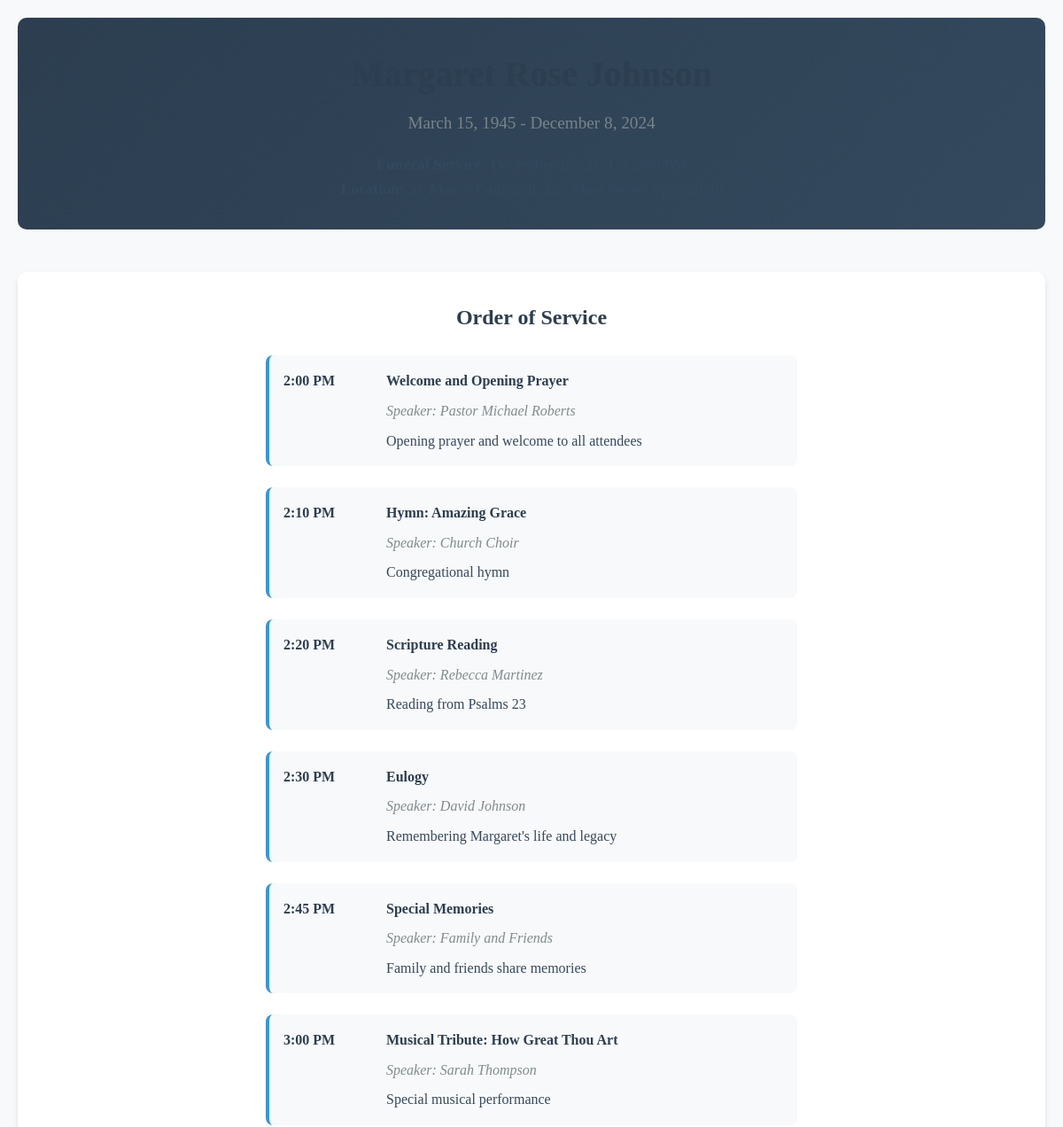
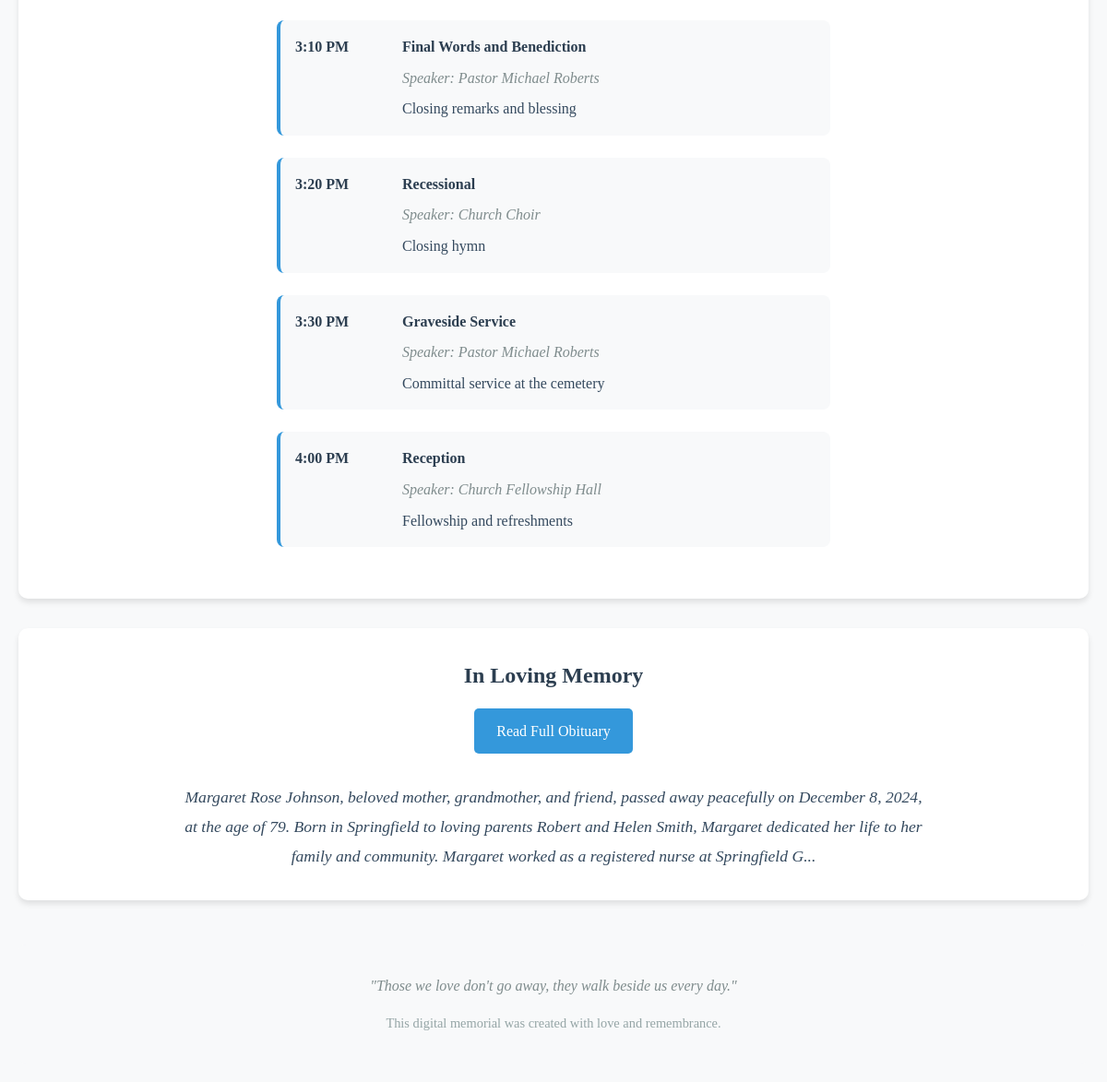
The page /api/funeral/program/360942cd-d16e-44bc-a817-ffb7544d4dce/view on the database its author committed (2 pictures, top to bottom).
### app/models/funeral.py (models this page shows)
class FuneralProgram(Base):
    __tablename__ = "funeral_programs"
    id = Column(Integer, primary_key=True, index=True)
    deceased_name = Column(String(255), nullable=False)
    date_of_birth = Column(String(50))
    date_of_death = Column(String(50))
    funeral_date = Column(String(50), nullable=False)
    funeral_location = Column(String(500), nullable=False)
    deceased_photo_url = Column(String(500))
    qr_code_id = Column(String(100), unique=True, index=True)
    is_active = Column(Boolean, default=True)
    created_at = Column(DateTime(timezone=True), server_default=func.now())
    updated_at = Column(DateTime(timezone=True), onupdate=func.now())
    program_events = relationship("ProgramEvent", back_populates="funeral_program", cascade="all, delete-orphan")
    obituary = relationship("Obituary", back_populates="funeral_program", uselist=False, cascade="all, delete-orphan")

class ProgramEvent(Base):
    __tablename__ = "program_events"
    id = Column(Integer, primary_key=True, index=True)
    funeral_program_id = Column(Integer, ForeignKey("funeral_programs.id"), nullable=False)
    time = Column(String(20), nullable=False)  # e.g., "10:00 AM"
    title = Column(String(255), nullable=False)
    description = Column(Text)
    speaker_name = Column(String(255))
    order_index = Column(Integer, nullable=False)  # For ordering events
    funeral_program = relationship("FuneralProgram", back_populates="program_events")

class Obituary(Base):
    __tablename__ = "obituaries"
    id = Column(Integer, primary_key=True, index=True)
    funeral_program_id = Column(Integer, ForeignKey("funeral_programs.id"), nullable=False)
    biography = Column(Text, nullable=False)
    family_details = Column(Text)
    special_message = Column(Text)
    photos = Column(JSON)  # Store list of photo URLs
    tributes = Column(JSON)  # Store list of tribute messages
    pdf_url = Column(String(500))  # URL to generated PDF
    created_at = Column(DateTime(timezone=True), server_default=func.now())
    updated_at = Column(DateTime(timezone=True), onupdate=func.now())
    funeral_program = relationship("FuneralProgram", back_populates="obituary")

### app/routers/funeral.py (the view)
@router.get("/program/{qr_code_id}/view", response_class=HTMLResponse)
async def view_program(request: Request, qr_code_id: str, db: Session = Depends(get_db)):
    program = db.query(FuneralProgram).filter(
        FuneralProgram.qr_code_id == qr_code_id,
        FuneralProgram.is_active == True
    ).first()
    if not program:
        raise HTTPException(status_code=404, detail="Funeral program not found")
    sorted_events = sorted(program.program_events, key=lambda x: x.order_index)
    return templates.TemplateResponse("funeral_program.html", {
        "request": request,
        "program": program,
        "events": sorted_events,
        "obituary": program.obituary
    })

### templates/funeral_program.html (shortened to what this page needs)
{% extends "base.html" %}
{% block content %}
<div class="container">
    <div class="header" style="text-align: center; margin-bottom: 3rem;">
        <h1 style="color: #2c3e50; margin-bottom: 0.5rem;">{{ program.deceased_name }}</h1>
        {% if program.date_of_birth and program.date_of_death %}
        <p style="font-size: 1.2rem; color: #7f8c8d; margin-bottom: 1rem;">
            {{ program.date_of_birth }} - {{ program.date_of_death }}
        </p>
        {% endif %}
        <p style="font-size: 1.1rem; color: #34495e;">
            <strong>Funeral Service:</strong> {{ program.funeral_date }}
        </p>
        <p style="font-size: 1.1rem; color: #34495e;">
            <strong>Location:</strong> {{ program.funeral_location }}
        </p>
    </div>
    {% if events %}
    <div class="card" style="margin-bottom: 2rem;">
        <h2 style="color: #2c3e50; margin-bottom: 1.5rem; text-align: center;">Order of Service</h2>
        <div style="max-width: 600px; margin: 0 auto;">
            {% for event in events %}
            <div style="display: flex; align-items: start; margin-bottom: 1.5rem; padding: 1rem; background: #f8f9fa; border-radius: 8px; border-left: 4px solid #3498db;">
                <div style="min-width: 100px; font-weight: bold; color: #2c3e50;">
                    {{ event.time }}
                </div>
                <div style="flex: 1; margin-left: 1rem;">
                    <h4 style="color: #2c3e50; margin-bottom: 0.5rem;">{{ event.title }}</h4>
                    {% if event.speaker_name %}
                    <p style="color: #7f8c8d; margin-bottom: 0.5rem; font-style: italic;">
                        Speaker: {{ event.speaker_name }}
                    </p>
                    {% endif %}
                    {% if event.description %}
                    <p style="color: #34495e; line-height: 1.6;">{{ event.description }}</p>
                    {% endif %}
                </div>
            </div>
            {% endfor %}
        </div>
    </div>
    {% endif %}
    {% if obituary %}
    <div class="card" style="margin-bottom: 2rem;">
        <div style="text-align: center; margin-bottom: 2rem;">
            <h2 style="color: #2c3e50;">In Loving Memory</h2>
            <a href="/api/funeral/program/{{ program.qr_code_id }}/obituary/view" class="btn btn-primary" style="margin-top: 1rem;">
                Read Full Obituary
            </a>
        </div>
        <div style="max-width: 800px; margin: 0 auto; text-align: center;">
            <p style="font-size: 1.1rem; line-height: 1.8; color: #34495e; font-style: italic;">
                {{ obituary.biography[:300] }}{% if obituary.biography|length > 300 %}...{% endif %}
            </p>
        </div>
    </div>
    {% endif %}
    <div style="text-align: center; margin-top: 3rem; padding: 2rem; background: #f8f9fa; border-radius: 8px;">
        <p style="color: #7f8c8d; font-style: italic; margin-bottom: 1rem;">
            "Those we love don't go away, they walk beside us every day."
        </p>
        <p style="color: #95a5a6; font-size: 0.9rem;">
            This digital memorial was created with love and remembrance.
        </p>
    </div>
</div>
{% endblock %}

### templates/base.html (shortened to what this page needs)
<!DOCTYPE html>
<html lang="en">
<head>
</head>
<body>
    {% block content %}{% endblock %}
</body>
</html>

### templates/base.html (style rules this page uses)
* { margin: 0; padding: 0; box-sizing: border-box; }
body { font-family: 'Georgia', 'Times New Roman', serif; line-height: 1.6; color: #333; background-color: #f8f9fa; }
.container { max-width: 1200px; margin: 0 auto; padding: 20px; }
.header { background: linear-gradient(135deg, #2c3e50, #34495e); color: white; padding: 2rem 0; text-align: center; margin-bottom: 2rem; border-radius: 10px; }
.header h1 { font-size: 2.5rem; margin-bottom: 0.5rem; }
.header p { font-size: 1.1rem; opacity: 0.9; }
.card { background: white; border-radius: 10px; padding: 2rem; margin-bottom: 2rem; box-shadow: 0 4px 6px rgba(0, 0, 0, 0.1); }
.btn { display: inline-block; padding: 12px 24px; background: #3498db; color: white; text-decoration: none; border-radius: 5px; border: none; cursor: pointer; font-size: 1rem; transition: background 0.3s; }
.btn-primary { background: #3498db; }

### rows shown on the page
FuneralProgram: date_of_birth "March 15, 1945", date_of_death "December 8, 2024"
ProgramEvent: time "2:00 PM", title "Welcome and Opening Prayer", speaker_name "Pastor Michael Roberts", description "Opening prayer and welcome to all attendees"
ProgramEvent: time "2:10 PM", title "Hymn: Amazing Grace", speaker_name "Church Choir", description "Congregational hymn"
ProgramEvent: time "2:20 PM", title "Scripture Reading", speaker_name "Rebecca Martinez", description "Reading from Psalms 23"
ProgramEvent: time "2:30 PM", title "Eulogy", speaker_name "David Johnson", description "Remembering Margaret's life and legacy"
ProgramEvent: time "2:45 PM", title "Special Memories", speaker_name "Family and Friends", description "Family and friends share memories"
ProgramEvent: time "3:00 PM", title "Musical Tribute: How Great Thou Art", speaker_name "Sarah Thompson", description "Special musical performance"
ProgramEvent: time "3:10 PM", title "Final Words and Benediction", speaker_name "Pastor Michael Roberts", description "Closing remarks and blessing"
ProgramEvent: time "3:20 PM", title "Recessional", speaker_name "Church Choir", description "Closing hymn"
ProgramEvent: time "3:30 PM", title "Graveside Service", speaker_name "Pastor Michael Roberts", description "Committal service at the cemetery"
ProgramEvent: time "4:00 PM", title "Reception", speaker_name "Church Fellowship Hall", description "Fellowship and refreshments"
Obituary: biography "Margaret Rose Johnson, beloved mother, grandmother, and friend, passed away peacefully on December 8, 2024, at the age of 79. Born in Springfield to loving parents Robert and Helen Smith, Margaret dedicated her life to her family and community. Margaret worked as a registered nurse at Springfield G"
